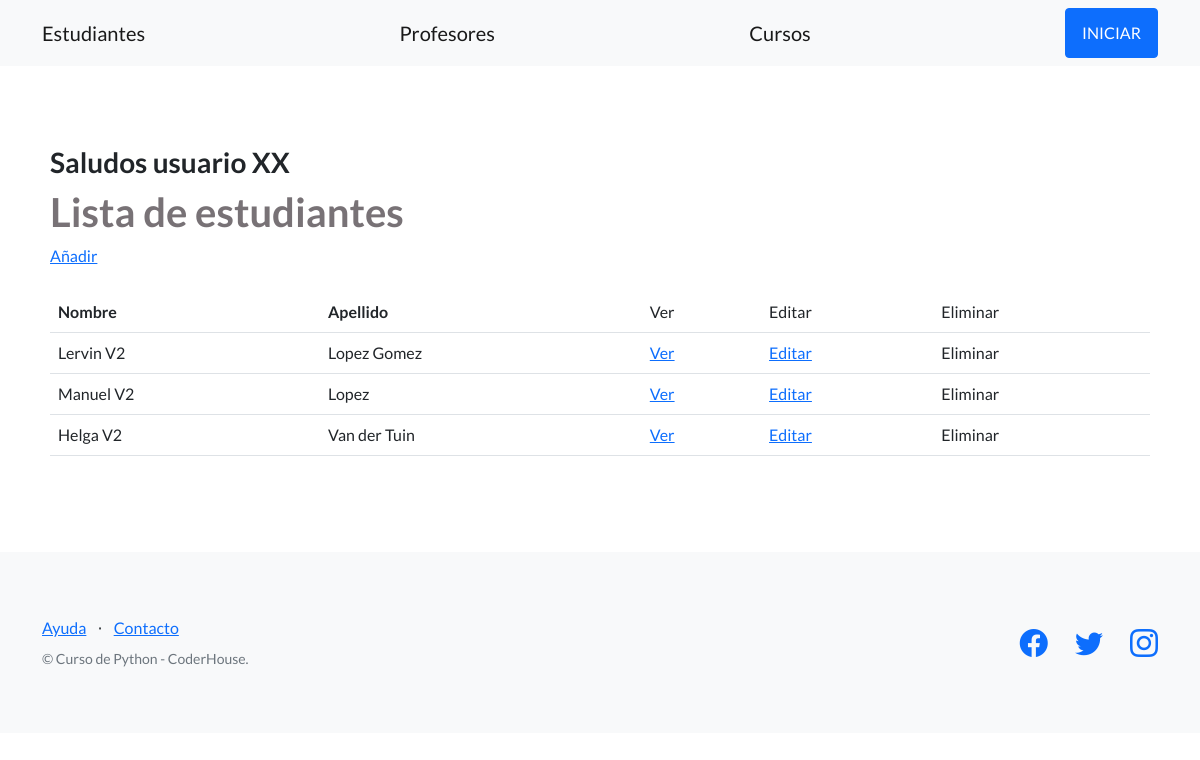
/plataforma/estudiantes/, run on an earlier commit of the app's database.
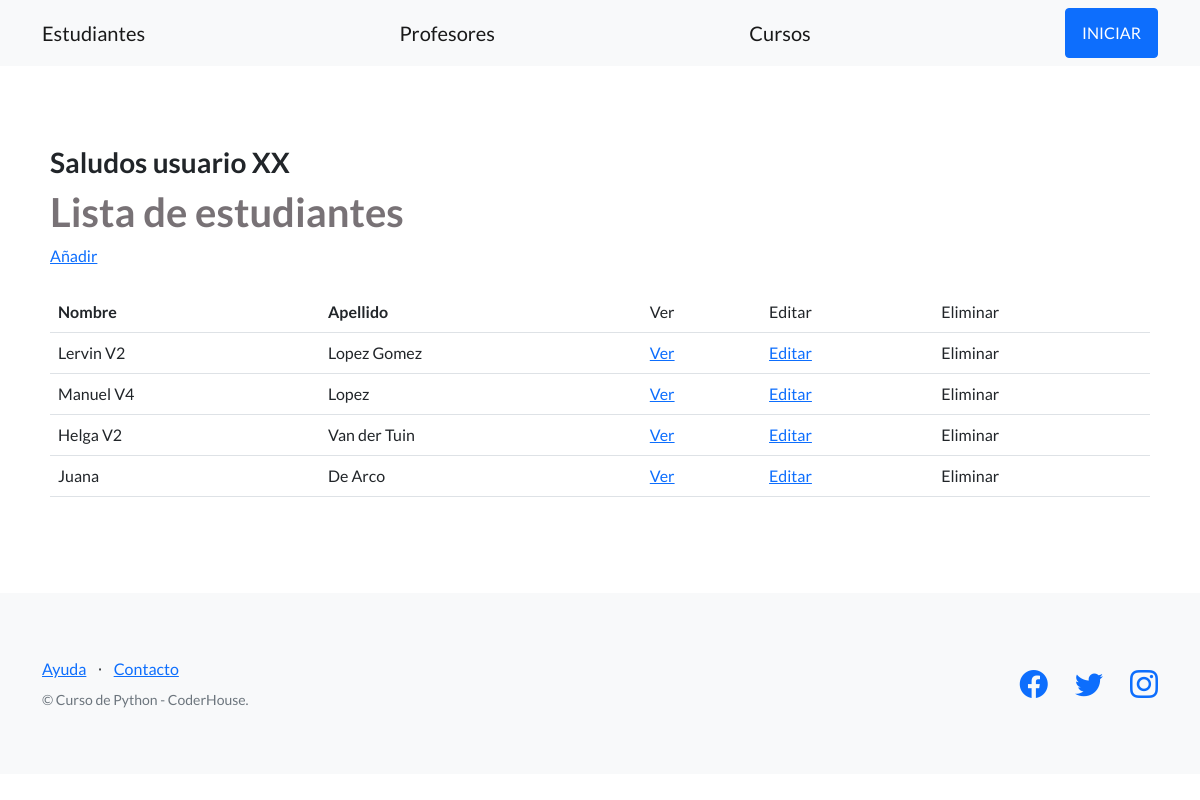
And on a later commit of the database.
### estudiantes/models.py (models this page shows, shortened)
class Estudiante(models.Model):
    nombre = models.CharField(max_length=256)
    apellido = models.CharField(max_length=256)
    dni = models.CharField(max_length=32)
    email = models.EmailField()
    fecha_nacimiento = models.DateField(null=True)

### estudiantes/views.py (the view)
# urls.py: path('estudiantes/', EstudianteListView.as_view(), name="listar_estudiantes"),
class EstudianteListView(ListView):
    model = Estudiante
    template_name = "estudiantes/lista_estudiantes.html"

### estudiantes/templates/estudiantes/lista_estudiantes.html (shortened to what this page needs)
{% extends "estudiantes/base.html" %}
{% block contenido %}
{% include "estudiantes/barra_saludo.html" %}
<h1 class="titulos-coder">Lista de estudiantes</h1>
<a href="{% url 'crear_estudiante' %}">Añadir</a>
<br><br>
<table class="table">
  <tbody>
    <tr>
      <th>Nombre</th>
      <th>Apellido</th>
      <td>Ver</td>
      <td>Editar</td>
      <td>Eliminar</td>
    </tr>
    {% for estudiante in object_list %}
    <tr>
      <td>{{ estudiante.nombre }}</td>
      <td>{{ estudiante.apellido }}</td>
      <td>
        <a href="{% url 'ver_estudiante' estudiante.id %}">Ver</a>
      </td>
      <td>
        <a href="{% url 'editar_estudiante' estudiante.id %}">Editar</a>
      </td>
      <td>Eliminar</td>
    </tr>
    {% endfor %}
  </tbody>
</table>
{% endblock contenido %}

What changed in the data, as far as the page shows it:
changed Estudiante "Lopez": nombre "Manuel V2" → "Manuel V4"
added Estudiante: nombre "Juana", apellido "De Arco"
